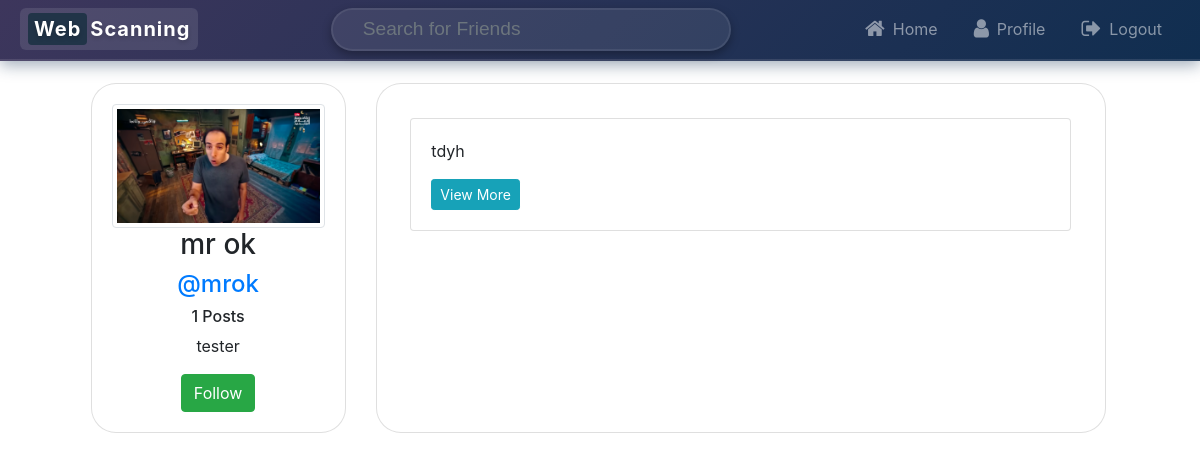
Before: /user/mrok/ (signed in) with the older database file.
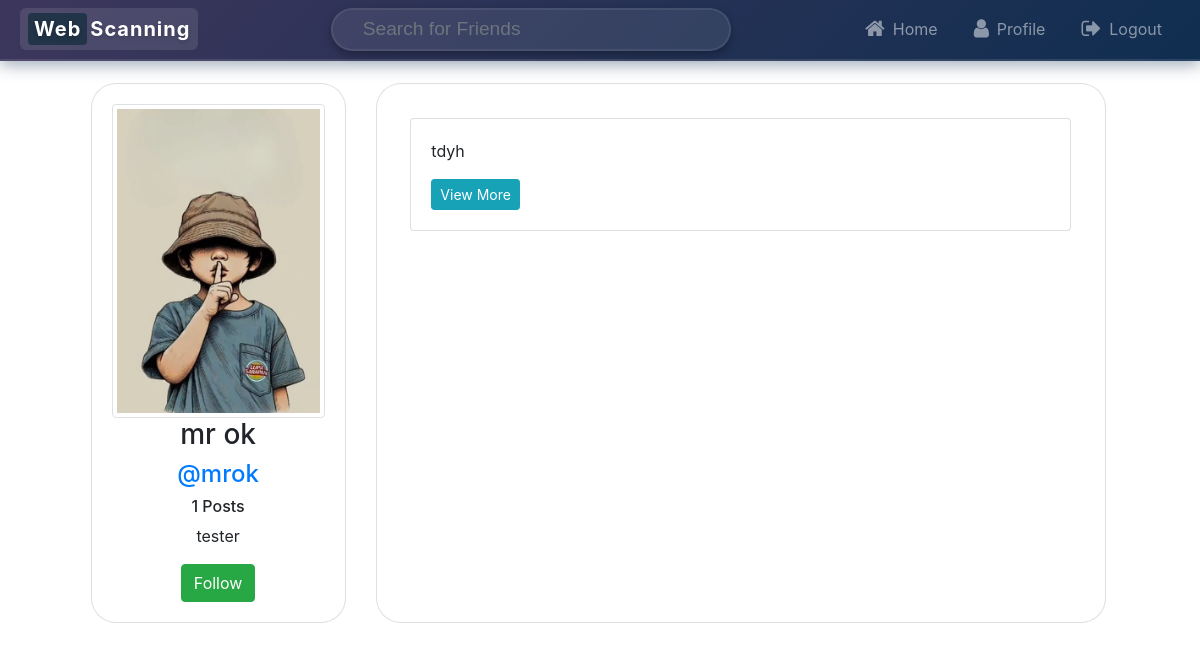
After: the same page with the newer database file.
### core/models.py (models this page shows, shortened)
class User(AbstractUser):
    profile_pic = models.ImageField(default='profile_pics/default.jpg',upload_to='profile_pics')
    bio = models.TextField(null = True ,max_length=500,blank=True,default='')
    def get_num_posts(self):
        return Post.objects.filter(user=self).count()
    def is_following(self, user_B):
        count = Friends.objects.filter(user_A = self , user_B = user_B).count()
        if count > 0:
            return True
        else:
            return False

### core/views.py (the view)
# urls.py: path('user/<str:username>/', FriendProfile.as_view(), name='friend_profile_page'),
@method_decorator(login_required(login_url='login_page'), name='dispatch')
class FriendProfile(ListView):
    model = Post
    template_name = 'friend_profile.html'
    paginate_by = 5
    def get(self, *args, **kwargs):
        friend_username = self.kwargs['username'] # usernmae in url line
        logged_in_username = self.request.user.username
        if friend_username == logged_in_username:
            return redirect('profile_page')
        else:
            return super(FriendProfile, self).get( *args, **kwargs)
    def get_context_data(self, **kwargs):
        context = super().get_context_data(**kwargs)
        friend_username = self.kwargs['username'] # usernmae in url line
        friend = User.objects.get(username=friend_username) # to get the user from database
        context['friend'] = friend
        is_following  = self.request.user.is_following(friend)
        context['is_following'] = is_following
        return context
    def get_queryset(self):
        friend_username = self.kwargs['username'] # usernmae in url line
        friend = User.objects.get(username=friend_username) # to get the user from database
        return Post.objects.filter(user = friend).order_by('-date')

### Templates/friend_profile.html (shortened to what this page needs)
{%  extends 'base.html' %}
{% load crispy_forms_tags %}
{% block navbar %}
{%  include 'navbar.html' %}
{% endblock navbar %}
{% block content %}
<div class="row" style="margin-top:2%;">
    <div class="col-md-3" style="margin-left:4%; text-align: center;">
        <div class="card card-body" style="border-radius:25px;">
            <img class="img-fluid img-thumbnail"  src="{{friend.profile_pic.url}}" >
            <h3 >{{friend.first_name}} {{friend.last_name}}</h3>
            <a href="#"><h4 >@{{friend.username}}</h4></a>
            <h6>{{friend.get_num_posts}} Posts</h6>
            <p>{{friend.bio}}</p>
            {% if is_following %}
            <a href="/unfollow/{{friend.id}}">             <button type="button" class="btn btn-danger">Unfollow</button>            </a>
            {%  else %}
            <a href="/follow/{{friend.id}}">             <button type="button" class="btn btn-success">Follow</button>            </a>
            {% endif %}
        </div>
    </div>
    <div class="col-md-8" >
        <div class="card card-body"style="border-radius:25px; min-height:100%;">
                {% for post in object_list %}
                <div class="card" style="margin: 2%;">
                    <div class="card-body">
                        <p class="card-text">{{post.caption}}</p>
                        <a href="{% url 'post_brief' post.id %}" class="btn btn-info btn-sm">View More</a>
                    </div>
                </div>
                {% endfor %}
        </div>
        <br>
    </div>
</div>
{% endblock content %}

Changed rows visible on the page:
changed User "mr": profile_pic: a different picture
